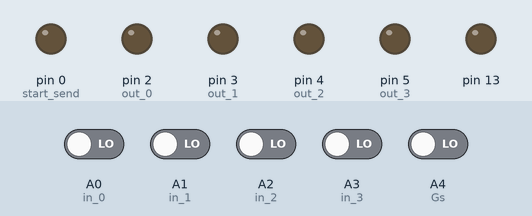
A sketch run on a simulated Arduino Uno, built with avr-gcc and run on an emulated ATmega328P. Parts: output pins drawn as LEDs (lit = HIGH). Inputs (shaded band) come from the test bench; at power-on: A0 (in_0), A1 (in_1), A2 (in_2), A3 (in_3), A4 (Gs) LOW.

Above: at 1.2 s.
1.3 s: A4 (Gs) driven HIGH
At 2.2 s:
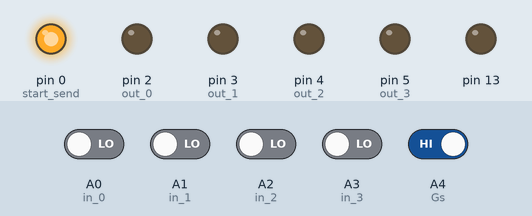
4.3 s: A0 (in_0) driven HIGH
At 7.1 s:
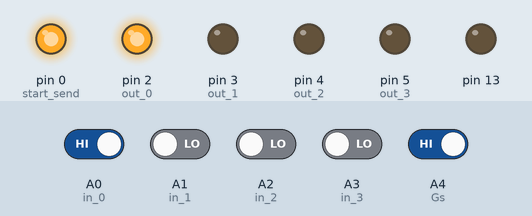
7.3 s: A1 (in_1) driven HIGH
At 9.1 s:
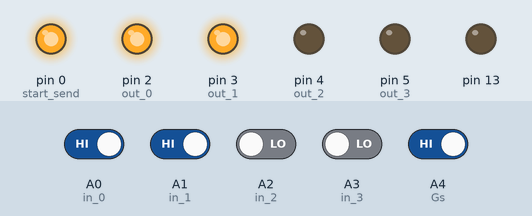
10.3 s: A2 (in_2) driven HIGH
At 12.2 s:
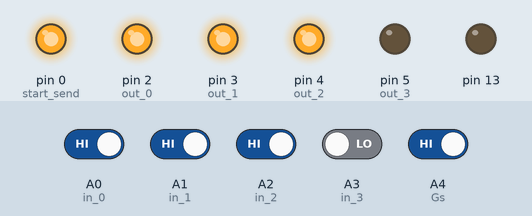
12.8 s: A3 (in_3) driven HIGH
At 14.1 s:
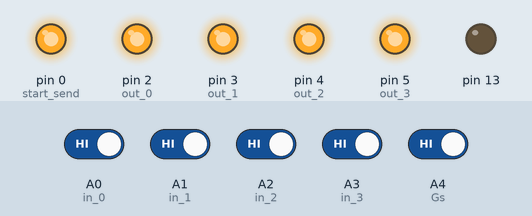
15.3 s: A0 (in_0) driven LOW
At 17.2 s:
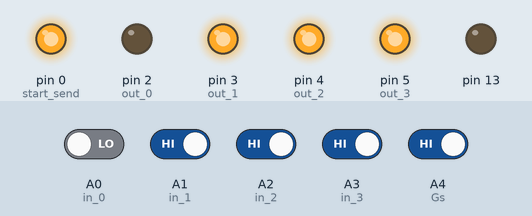
Timing chart, 0 to 18.7 s (numbered marks = the images above; inputs shaded):
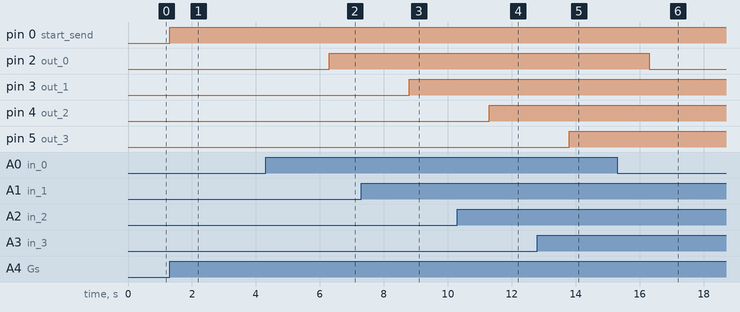

Measured:
- after the input at 1.3 s, pin 0 (start_send): LOW → HIGH at once
- after the input at 4.3 s, pin 2 (out_0): LOW → HIGH after 2.0 s
- after the input at 7.3 s, pin 3 (out_1): LOW → HIGH after 1.5 s
- after the input at 10.3 s, pin 4 (out_2): LOW → HIGH after 1.0 s
- after the input at 12.8 s, pin 5 (out_3): LOW → HIGH after 1.0 s
- after the input at 15.3 s, pin 2 (out_0): HIGH → LOW after 1.0 s

The sketch:

State_Hub.ino
```cpp
//define pins
	int in_0 = A0;
	int in_1 = A1;
	int in_2 = A2;
	int in_3 = A3;
	int Gs = A4;	//group select line indicates priority inputs present

	int out_0 = 2;
	int out_1 = 3;
	int out_2 = 4;
	int out_3 = 5;
	int start_send = 0;

//define input pin variables
	boolean val_in_0;
	boolean val_in_1;
	boolean val_in_2;
	boolean val_in_3;
	boolean val_Gs;

void setup()
{

//set on-board LED pin as output, and turn off
	pinMode(13, OUTPUT);
	digitalWrite(13, LOW);

//set encoder receipt pins as inputs
	pinMode(in_0, INPUT);
	pinMode(in_1, INPUT);
	pinMode(in_2, INPUT);
	pinMode(in_3, INPUT);
	pinMode(Gs, INPUT);

//set state update pins as outputs
	pinMode(out_0, OUTPUT);
	pinMode(out_1, OUTPUT);
	pinMode(out_2, OUTPUT);
	pinMode(out_3, OUTPUT);
	pinMode(start_send, OUTPUT);

}

void loop()
{
	val_Gs = digitalRead(Gs);

	if(val_Gs == HIGH)
	{
		val_in_0 = digitalRead(in_0);
		val_in_1 = digitalRead(in_1);
		val_in_2 = digitalRead(in_2);
		val_in_3 = digitalRead(in_3);

		send_data(val_in_0, val_in_1, val_in_2, val_in_3);
	}
}


void send_data(boolean val_out_0, boolean val_out_1, boolean val_out_2, boolean val_out_3)
{
	digitalWrite(out_0, val_out_0);
	digitalWrite(out_1, val_out_1);
	digitalWrite(out_2, val_out_2);
	digitalWrite(out_3, val_out_3);
	digitalWrite(start_send, HIGH);

	delay(2500);

	digitalWrite(out_0, LOW);
	digitalWrite(out_1, LOW);
	digitalWrite(out_2, LOW);
	digitalWrite(out_3, LOW);
	digitalWrite(start_send, LOW);

	return;
}
```
